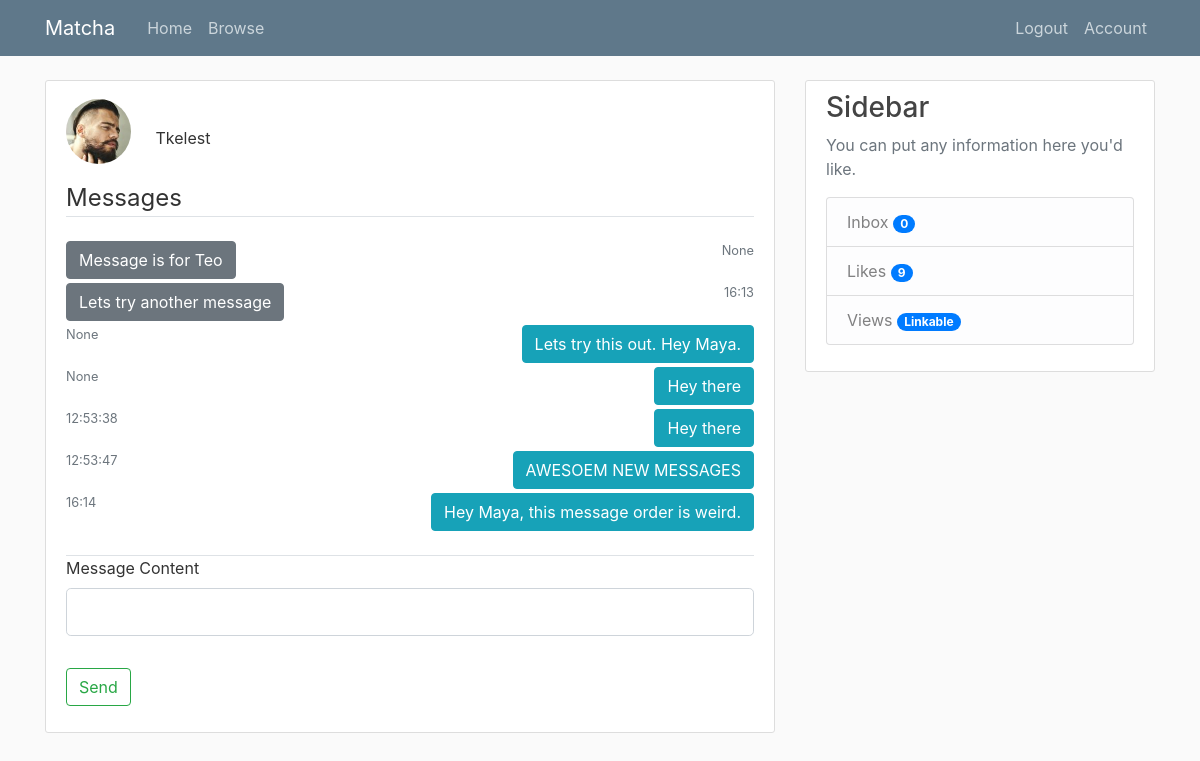
/messages/1 (signed in), run on an earlier commit of the app's database.
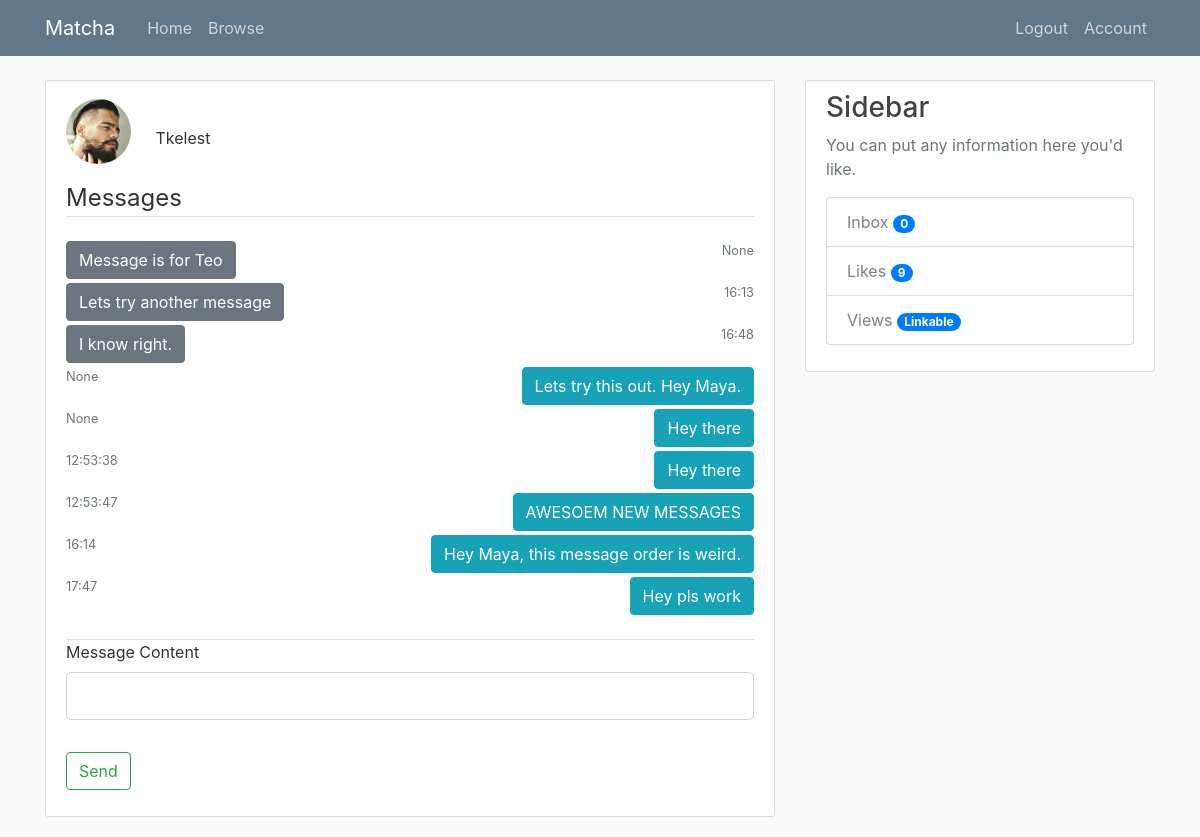
And on a later commit of the database.
### tables this page shows
CREATE TABLE users (
            user_id INTEGER PRIMARY KEY AUTOINCREMENT,
            firstname TEXT NOT NULL,
            lastname TEXT NOT NULL,
            age INTEGER NOT NULL,
            birthdate TEXT NOT NULL,
            username TEXT NOT NULL,
            email TEXT NOT NULL,
            password TEXT NOT NULL,
            gender TEXT NOT NULL,
            sexual_pref TEXT NULL,
            biography TEXT NULL,
            famerating INTEGER DEFAULT 100,
            image_file_p TEXT DEFAULT "default.jpg",
            image_file_1 TEXT NULL,
            image_file_2 TEXT NULL,
            image_file_3 TEXT NULL,
            image_file_4 TEXT NULL,
            image_file_5 TEXT NULL
            );

CREATE TABLE messages (
            id INTEGER PRIMARY KEY AUTOINCREMENT,
            recipient INTEGER NULL,
            content TEXT NULL,
            date TEXT NULL,
            time TEXT NULL,
            user_id INTEGER NOT NULL,
            FOREIGN KEY (user_id)
                REFERENCES users (user_id) 
            );

### matcha/routes.py (the view, shortened to what this page needs)
@app.route('/messages/<user_id>', methods=['GET', 'POST'])
@login_required
def messages(user_id):
    form = MessagesForm()
    conn = sql.connect('matcha\\users.db')
    cur = conn.cursor()
    cur.execute("SELECT * FROM messages WHERE user_id=:currentuser AND recipient=:recipient", {'currentuser': current_user.user_id, 'recipient': user_id})
    messages1 = cur.fetchall()
    cur.execute("SELECT * FROM messages, users WHERE messages.user_id=:seconduser AND messages.recipient=:currentuser AND users.user_id=:seconduser", {'seconduser': user_id, 'currentuser': current_user.user_id})
    messages2 = cur.fetchall()
    conn.close()
    return render_template('messages.html', title='Messages', form=form, messages1=messages1, messages2=messages2)

### matcha/forms.py
class MessagesForm(FlaskForm):
    message_content = StringField('Message Content',
                                    validators=[DataRequired()])
    submit          = SubmitField('Send')
    pass

### matcha/classes.py (called while the page is built)
    def __repr__(self):
        return "User('{}', '{}', '{}', '{}', '{}', '{}', '{}', '{}', '{}', '{}', '{}', {}, {}, {}, {}, {}, {}, {})".format(
        self.user_id, self.firstname, self.lastname, self.age, self.birthdate,
        self.username, self.email, self.password, self.gender, self.sexual_pref,
        self.biography, self.famerating, self.image_file_p, self.image_file_1,
        self.image_file_2, self.image_file_3, self.image_file_4, self.image_file_5)

### matcha/models.py (called while the page is built)
@login_manager.user_loader
def load_user(id):
    conn = sql.connect('matcha\\users.db')
    cur = conn.cursor()
    cur.execute("SELECT * from users where email = (?)", [id])
    userrow = cur.fetchone()
    print ('id ', id)
    print ('fetchone ', userrow)
    user = User(userrow[0], userrow[1], userrow[2], userrow[3], userrow[4],
            userrow[5], userrow[6], userrow[7], userrow[8], userrow[9],
            userrow[10], userrow[11], userrow[12], userrow[13], userrow[14],
            userrow[15], userrow[16], userrow[17])
    print('return id', user)
    return (user)

### matcha/templates/messages.html (shortened to what this page needs)
{% extends "layout.html" %}
{% block content %}
<div class="content-section">
    <form method="POST" action="">
        <div class="mt-2">
            <img class="rounded-circle account-img-fillers" src="/static/profile_pics/{{ messages2[1][18] }}">
            {{ messages2[1][11] }}
        </div>
        <fieldset class="form-group">
            <legend class="border-bottom mb-4">Messages</legend>
            <div class="mb-4">
                {% for message in messages1 %}
                <div class="mb-1 text-left">
                    <button type="button" class="btn btn-secondary">{{ message[2] }}</button>
                    <small class="text-muted pull-right">{{ message[4] }}</small><br>
                </div>
                {% endfor %}
                {% for message in messages2 %}
                <div class="mb-1 text-right">
                    <small class="text-muted pull-left">{{ message[4] }}</small>
                    <button type="button" class="btn btn-info">{{ message[2] }}</button><br>
                </div>
                {% endfor %}
            </div>
            <div class="form-group border-top">
                {{ form.message_content.label(class="form-control-label") }}
                {% if form.message_content.errors %}
                {{ form.message_content(class="form-control form-control-lg is-invalid") }}
                <div class="invalid-feedback">
                    {% for error in form.message_content.errors %}
                        <span>{{ error }}</span>
                    {% endfor %}
                </div>
            {% else %}
                {{ form.message_content(class="form-control form-control-lg") }}
            {% endif %}
            </div>
        </fieldset>
        <div class="form-group">
            {{ form.submit(class="btn btn-outline-success") }}
        </div>
    </form>
</div>
{% endblock content %}

### matcha/templates/layout.html (shortened to what this page needs)
<!DOCTYPE html>
<html lang="en">
<head>
    <link rel="stylesheet" href="https://stackpath.bootstrapcdn.com/bootstrap/4.3.1/css/bootstrap.min.css">
    <link rel="stylesheet" type="text/css" href="{{ url_for('static', filename='main.css') }}">
    <link rel="stylesheet" href="https://cdnjs.cloudflare.com/ajax/libs/font-awesome/4.7.0/css/font-awesome.min.css">
</head>
<body>
    <header class="site-header">
        <nav class="navbar navbar-expand-md navbar-dark bg-steel fixed-top">
            <div class="container">
                <a class="navbar-brand mr-4" href="/">Matcha</a>
                <div class="collapse navbar-collapse" id="navbarToggle">
                    <div class="navbar-nav mr-auto">
                        {% if current_user.is_authenticated %}
                        <a class="nav-item nav-link" href="{{ url_for('home') }}">Home</a>
                        <a class="nav-item nav-link" href="#">Browse</a>
                        {% else %}
                        <a class="nav-item nav-link" href="{{ url_for('home') }}">Home</a>
                        <a class="nav-item nav-link" href="{{ url_for('about') }}">About</a>
                        {% endif %}
                    </div>
                    <div class="navbar-nav">
                        {% if current_user.is_authenticated %}
                            <a class="nav-item nav-link" href="{{ url_for('logout') }}">Logout</a>
                            <a class="nav-item nav-link" href="{{ url_for('account') }}">Account</a>
                        {% else %}
                            <a class="nav-item nav-link" href="{{ url_for('login') }}">Login</a>
                            <a class="nav-item nav-link" href="{{ url_for('register') }}">Register</a>
                        {% endif %}
                    </div>
                </div>
            </div>
        </nav>
    </header>
    <main role="main" class="container">
        <div class="row">
            <div class="col-md-8">
                {% block content %}{% endblock %}
            </div>
            {% if current_user.is_authenticated %}
            <div class="col-md-4">
                <div class="content-section">
                    <h3>Sidebar</h3>
                    <p class='text-muted'>You can put any information here you'd like.
                    <ul class="list-group">
                        <a href="{{ url_for('inbox') }}" class="list-group-item list-group-item-light">Inbox <span class="badge badge-pill badge-primary">{{ posts|length }}</span></a>
                        <li class="list-group-item list-group-item-light">Likes <span class="badge badge-pill badge-primary">9</span></li>
                        <li class="list-group-item list-group-item-light">Views <a href="#" class="badge badge-pill badge-primary">Linkable</a></li>
                    </ul>
                    </p>
                </div>
            </div>
            {% endif %}
        </div>
    </main>
</body>
</html>

### matcha/static/main.css (style rules this page uses)
body { background: #fafafa; color: #333333; margin-top: 5rem; }
h1, h2, h3, h4, h5, h6 { color: #444444; }
.bg-steel { background-color: #5f788a; }
.site-header .navbar-nav .nav-link { color: #cbd5db; }
.content-section { background: #ffffff; padding: 10px 20px; border: 1px solid #dddddd; border-radius: 3px; margin-bottom: 20px; }
.account-img-fillers { height: 65px; width: 65px; margin-right: 20px; margin-bottom: 16px; }

What changed in the data, as far as the page shows it:
added messages: content "I know right.", time "16:48", shown under "Messages"
added messages: time "17:47", content "Hey pls work"
